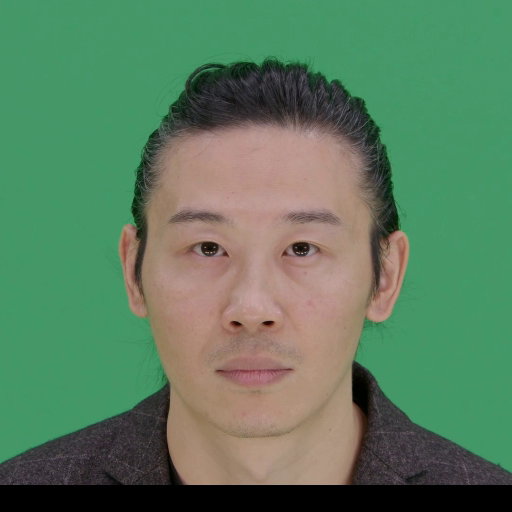
#> input picture frame 7 of d0.mp4, 512 x 512 px, given in place of s6--d0.mp4, which was not available
$ python compare_videos.py
#> lines starting #> are read from the running program, lines starting #| are printed output that depends on the picture
#!/usr/bin/env python3

import cv2
import numpy as np

def compare_videos():
    """Compare PyTorch vs ONNX video outputs"""

    # Load videos
    pytorch_video = "animations_pytorch/s6--d0.mp4"
    onnx_video = "animations_onnx_corrected_keypoints/s6_onnx_d0.mp4"  # Corrected keypoint handling

    cap_pytorch = cv2.VideoCapture(pytorch_video)
    cap_onnx = cv2.VideoCapture(onnx_video)

    print("=== Video Comparison: PyTorch vs ONNX (CORRECTED KEYPOINT HANDLING) ===")

    # Get video properties
    pytorch_frames = int(cap_pytorch.get(cv2.CAP_PROP_FRAME_COUNT))
    onnx_frames = int(cap_onnx.get(cv2.CAP_PROP_FRAME_COUNT))

    print(f"PyTorch frames: {pytorch_frames}")
    print(f"ONNX frames: {onnx_frames}")

    # Compare first few frames
    frame_idx = 0
    pytorch_prev_frame = None
    onnx_prev_frame = None

    max_frames_to_check = min(10, pytorch_frames, onnx_frames)

    while frame_idx < max_frames_to_check:
        ret_pytorch, pytorch_frame = cap_pytorch.read()
#> pytorch_frame is the input picture: shape (512, 512, 3); mean B, G, R 95.4, 124.9, 91.4
        ret_onnx, onnx_frame = cap_onnx.read()

        if not ret_pytorch or not ret_onnx:
            break

        # Convert to grayscale for easier comparison
        pytorch_gray = cv2.cvtColor(pytorch_frame, cv2.COLOR_BGR2GRAY)
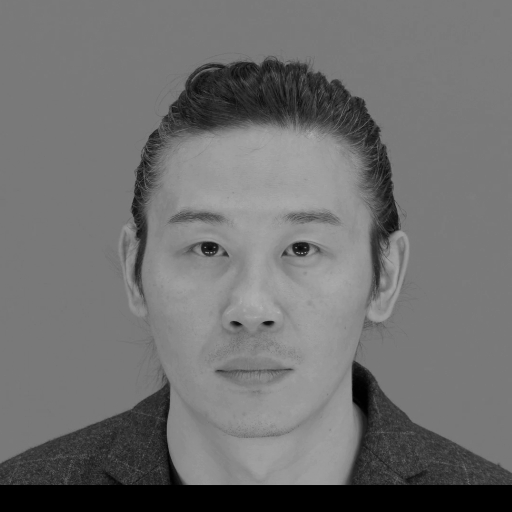
#> pytorch_gray: shape (512, 512); min 0, max 179, mean 111.5
        onnx_gray = cv2.cvtColor(onnx_frame, cv2.COLOR_BGR2GRAY)

        print(f"\nFrame {frame_idx}:")
        print(f"PyTorch shape: {pytorch_frame.shape}")
#| PyTorch shape: (512, 512, 3)
        print(f"ONNX shape: {onnx_frame.shape}")
#| ONNX shape: (512, 512, 3)

        # Check if frames are changing (animation)
        if pytorch_prev_frame is not None:
            pytorch_diff = np.mean(np.abs(pytorch_gray.astype(float) - pytorch_prev_frame.astype(float)))
            print(f"PyTorch frame change: {pytorch_diff:.2f}")

        if onnx_prev_frame is not None:
            onnx_diff = np.mean(np.abs(onnx_gray.astype(float) - onnx_prev_frame.astype(float)))
            print(f"ONNX frame change: {onnx_diff:.2f}")

        # Compare difference between PyTorch vs ONNX
        if pytorch_frame.shape == onnx_frame.shape:
            frame_diff = np.mean(np.abs(pytorch_gray.astype(float) - onnx_gray.astype(float)))
#> frame_diff = 0
            print(f"PyTorch vs ONNX difference: {frame_diff:.2f}")
#| PyTorch vs ONNX difference: 0.00

        pytorch_prev_frame = pytorch_gray
        onnx_prev_frame = onnx_gray
        frame_idx += 1

    cap_pytorch.release()
    cap_onnx.release()

    print("\n=== Summary ===")
    print("✅ If frame change values are > 0, animation is working")
    print("✅ If PyTorch vs ONNX difference is reasonable (~5-20), they're producing similar results")
    print("🔧 DOUBLE FIX: Corrected argument order + proper keypoint format handling")

if __name__ == "__main__":
    compare_videos()

$ run again, starting later in the video
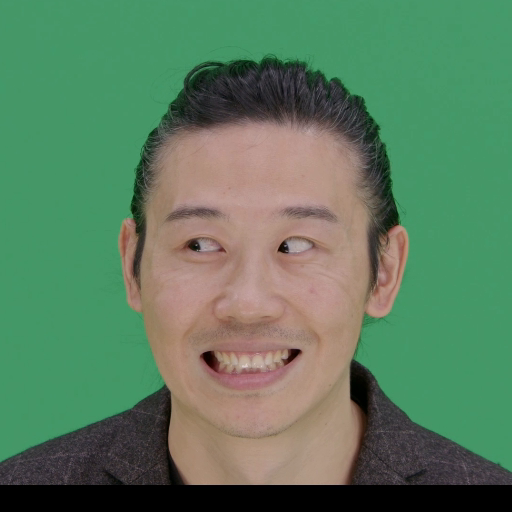
#> input picture frame 35 of d0.mp4, 512 x 512 px, given in place of s6--d0.mp4, which was not available
#> in compare_videos, pytorch_frame is the input picture: shape (512, 512, 3); mean B, G, R 95.5, 124.9, 91.6
#> in compare_videos, `pytorch_gray = cv2.cvtColor(pytorch_frame, cv2.COLOR_BGR2GRAY)`:
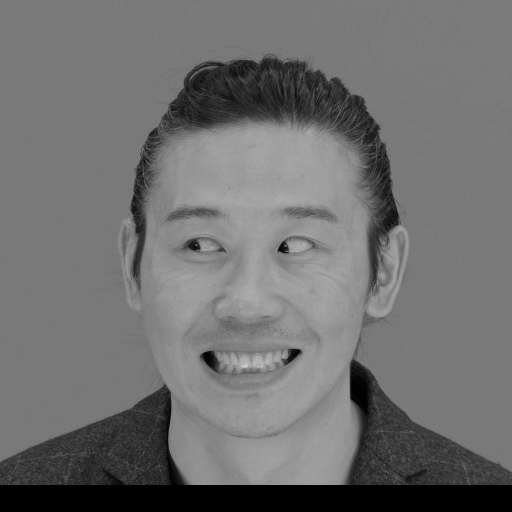
#> pytorch_gray: shape (512, 512); min 0, max 212, mean 111.5
#| PyTorch shape: (512, 512, 3)
#| ONNX shape: (512, 512, 3)
#> frame_diff = 0
#| PyTorch vs ONNX difference: 0.00

$ run again, starting later in the video
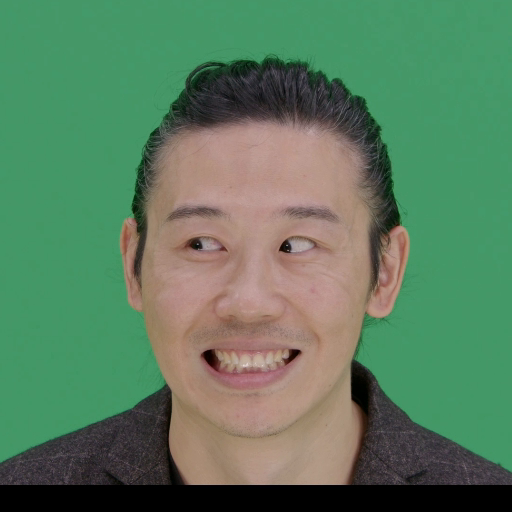
#> input picture frame 62 of d0.mp4, 512 x 512 px, given in place of s6--d0.mp4, which was not available
#> in compare_videos, pytorch_frame is the input picture: shape (512, 512, 3); mean B, G, R 95.2, 124.7, 91.1
#> in compare_videos, `pytorch_gray = cv2.cvtColor(pytorch_frame, cv2.COLOR_BGR2GRAY)`:
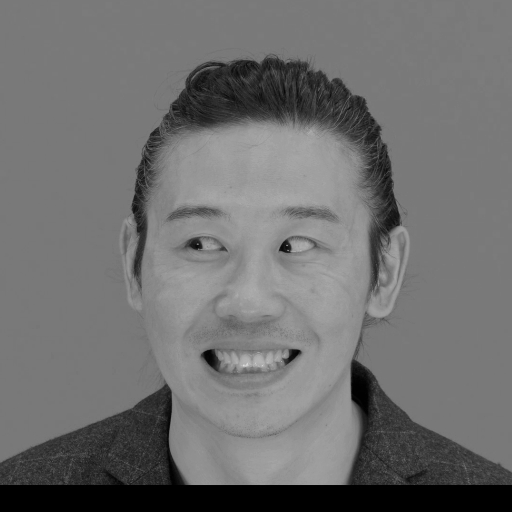
#> pytorch_gray: shape (512, 512); min 0, max 220, mean 111.3
#| PyTorch shape: (512, 512, 3)
#| ONNX shape: (512, 512, 3)
#> frame_diff = 0
#| PyTorch vs ONNX difference: 0.00
